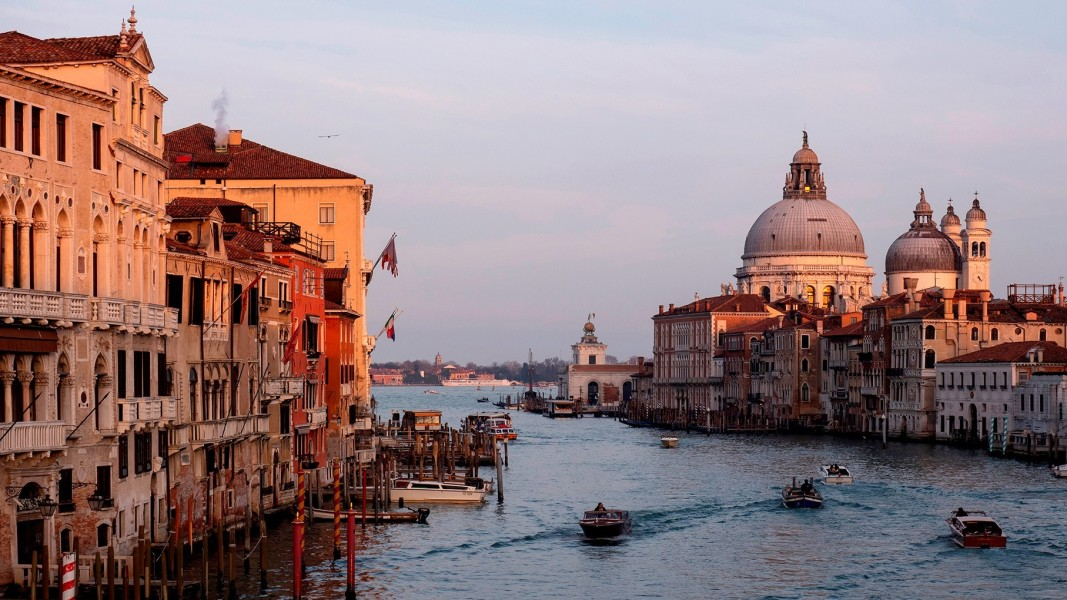
#> input picture images/venice.jpg, 1067 x 600 px
$ jupyter execute --allow-errors 'assignment 4.ipynb'
#> lines starting #> are read from the running program, lines starting #| are printed output that depends on the picture
[cell 1]
import numpy as np

smallBlur = np.ones((7, 7), dtype="float") * (1.0 / (7 * 7))
print(smallBlur)

[cell 2]
import numpy as np
import cv2
import math
import matplotlib.pylab as plt
sigma = [1,2,3,4,5,6,7,8,9,10]
x = y = 3
for s in sigma:
    probs = [math.exp(-(2*x*x)/(2*s*s))/2*math.pi*s*s for x in range(-x,x+1)]
    print(type(probs))
    print(probs)
    kernel = np.outer(probs, probs)

    print(kernel)
    plt.imshow(kernel)
    plt.colorbar()
    plt.show()
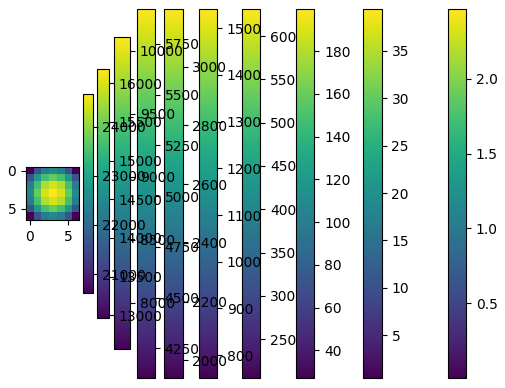
#> figure drawn by matplotlib, 11 panels

[cell 3]
import cv2
import numpy as np
import math

img = cv2.imread('images/venice.jpg', 0)
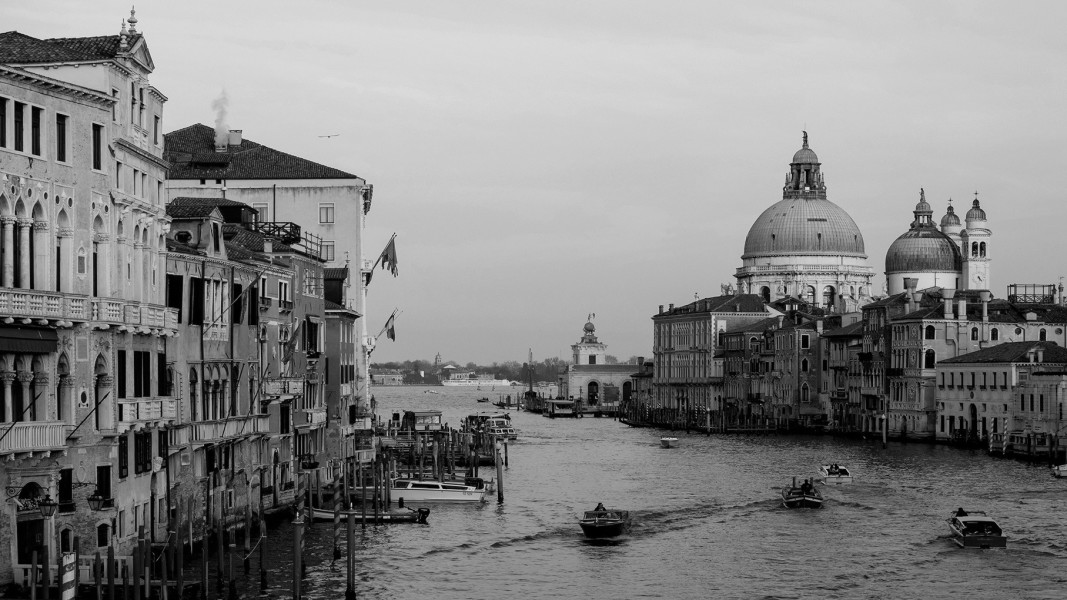
#> img: shape (600, 1067); min 0, max 237, mean 130.8
h,w = img.shape
#> h = 600; w = 1067

x = 3
s = 2

probs = [math.exp(-(2*x*x)/(2*s*s))/2*math.pi*s*s for x in range(-x,x+1)]
kernel = np.outer(probs, probs)

new_img = np.zeros((h,w))

#> (the rest of this cell did not finish here and is left out)

$ run again, with images/244453413_219587066827885_4496449256853057088_n.jpg copied over images/venice.jpg
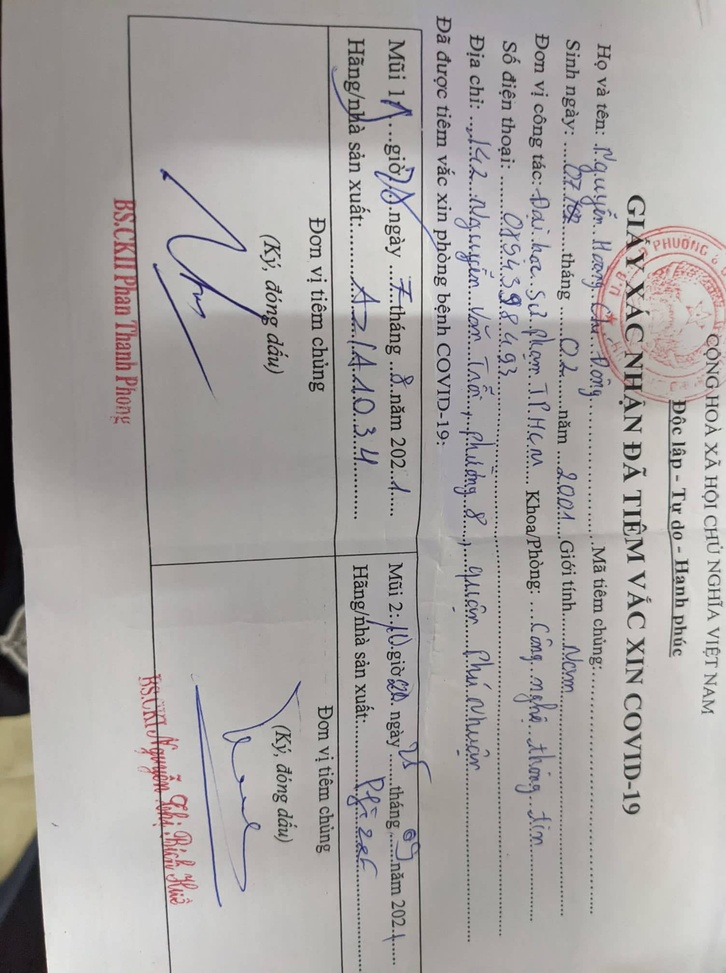
#> input picture images/244453413_219587066827885_4496449256853057088_n.jpg, 726 x 973 px, shrunk from 1504 x 2016 before the run
#> `img = cv2.imread('images/venice.jpg', 0)`:
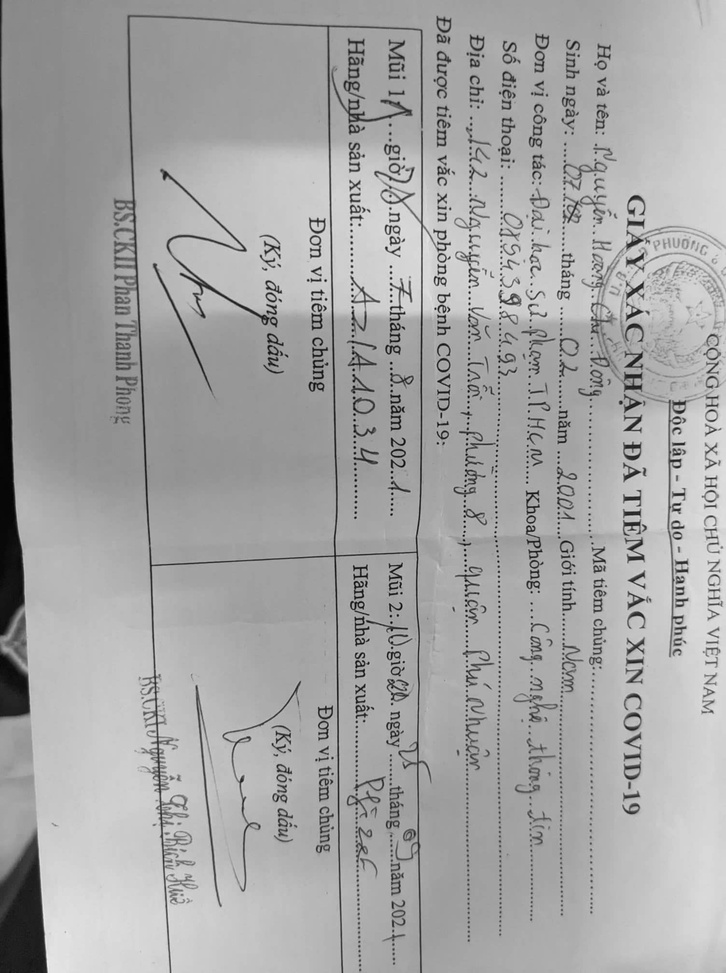
#> img: shape (973, 726); min 0, max 242, mean 165.3
